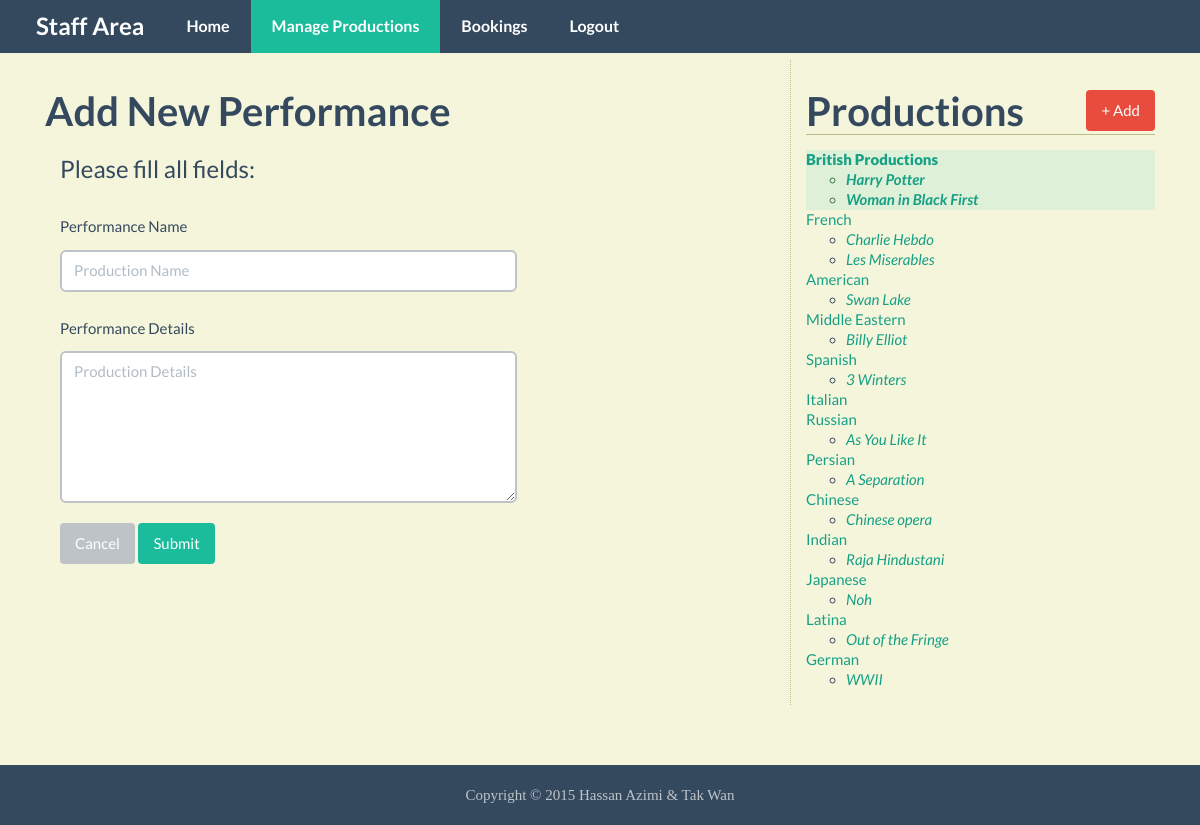
Page /new_performance.php?production=1 (signed in) on the committed database.
### tables this page shows
CREATE TABLE IF NOT EXISTS `Production` (
`production_id` int(11) NOT NULL,
  `production_name` varchar(50) NOT NULL,
  `production_type` varchar(20) DEFAULT NULL
);

CREATE TABLE IF NOT EXISTS `Performance` (
`performance_id` int(11) NOT NULL,
  `production_id` int(11) NOT NULL,
  `performance_name` varchar(50) NOT NULL,
  `details` text
);

### public/new_performance.php (the view, shortened to what this page needs)
<?php require_once("../includes/db_connection.php"); ?>
<?php require_once("../includes/functions.php"); ?>
<?php find_selected_performance(); ?>
<?php include("../includes/layouts/header.php"); ?>
<nav class="navbar navbar-inverse navbar-fixed-top">
	<section class="container">
		<div class="navbar-header">
			<a class="navbar-brand" href="staff.php">Staff Area</a>
		</div>
		<div id="navbar" class="collapse navbar-collapse">
			<ul class="nav navbar-nav">
				<li><a href="staff.php">Home</a></li>
				<li class="active"><a href="manage_content.php">Manage Productions</a></li>
				<li><a href="bookings.php">Bookings</a></li>
				<li><a href="logout.php">Logout</a></li>
		</div>
	</section>
</nav>
<section class="container">
	<section class="main col-lg-8">
		<h3>Add New Performance</h3>
		<form action="new_performance.php?production=<?php echo urldecode($current_production["production_id"]); ?>" method="POST" role="form">
			<fieldset class="col-lg-8">
				<legend>Please fill all fields:</legend>
				<div class="form-group">
					<label for="name">Performance Name</label>
					<input type="text" class="form-control" name="name" id="name" placeholder="Production Name" maxlength="50" required>
				</div>
				<div class="form-group">
					<label for="details">Performance Details</label>
					<textarea class="form-control" name="details" id="details" cols="30" rows="6" placeholder="Production Details" required></textarea>
				</div>
				<a href="manage_content.php?production=<?php echo urlencode($current_production["production_id"]); ?>" class="btn btn-default">Cancel</a>
				<button type="submit" name="submit" class="btn btn-primary">Submit</button>
			</fieldset>
		</form>
	</section>
	<section class="sidebar col-lg-4">
		<h3>Productions <a href="new_performance.php" class="btn btn-danger pull-right">+ Add</a></h3>
		<?php echo navigation($current_production, $current_performance); ?>
	</section>
</section>
<?php include("../includes/layouts/footer.php"); ?>

### includes/functions.php (shortened to what this page needs)
<?php
function find_all_productions() {
	global $connection;
	$query          = "SELECT * FROM Production ORDER BY production_id ASC";
	$production_set = mysqli_query($connection, $query);
	return $production_set;
}
function find_performances_for_production($production_id) {
	global $connection;
	$safe_production_id = mysqli_real_escape_string($connection, $production_id);
	$query              = "SELECT * FROM Performance WHERE production_id = {$safe_production_id} ORDER BY performance_name ASC";
	$performance_set    = mysqli_query($connection, $query);
	return $performance_set;
}
function find_production_by_id($production_id) {
	global $connection;
	$safe_production_id = mysqli_real_escape_string($connection, $production_id);
	$query              = "SELECT * FROM Production WHERE production_id = {$safe_production_id} LIMIT 1";
	$production_set     = mysqli_query($connection, $query);
	if($production = mysqli_fetch_assoc($production_set)) {
		return $production;
	} else {
		return NULL;
	}
}
function navigation($production_array, $performance_array) {
	$output         = "<ul class='list-unstyled'>";
	$production_set = find_all_productions();
	while($production = mysqli_fetch_assoc($production_set)) {
		$output .= "<li";
		if($production_array && $production["production_id"] == $production_array["production_id"]) {
			$output .= " class='selected alert-success'";
		}
		$output .= ">";
		$output .= "<a href='manage_content.php?production=";
		$output .= urlencode($production["production_id"]);
		$output .= "'>";
		$output .= htmlentities($production["production_name"]);
		$output .= "</a>";
		$performance_set = find_performances_for_production($production["production_id"]);
		$output .= "<ul>";
		while($performance = mysqli_fetch_assoc($performance_set)) {
			$output .= "<li";
			$output .= ">";
			$output .= "<a href='manage_content.php?performance=";
			$output .= urlencode($performance["performance_id"]);
			$output .= "'>";
			$output .= htmlentities($performance["performance_name"]);
			$output .= "</a></li>";
		}
		$output .= "</ul></li>";
	}
	$output .= "</ul>";
	return $output;
}
function find_selected_performance() {
	if(isset($_GET["production"])) {
		$current_production  = find_production_by_id($_GET["production"]);
		$current_performance = NULL;
	} elseif(isset($_GET["performance"])) {
		$current_production  = NULL;
		$current_performance = find_performance_by_id($_GET["performance"]);
	} else {
		$current_production  = NULL;
		$current_performance = NULL;
	}
}

### public/css/custom.css (style rules this page uses)
html { position : relative; min-height : 100%; }
body { margin-bottom : 60px; background-color : #F5F5DC; }
body > .container { padding : 60px 15px; }
.sidebar { border-left : 1px dotted #BDBD89; }
.sidebar h3 { border-bottom : 1px solid #BDBD89; }
textarea { resize : vertical; }
.selected { font-weight : 900; }
ul, li { line-height : 20px; font-size : 15px; }
ul > li > ul > li { font-style : italic; }

### rows in the picture
production: value "British Productions"
performance: value "Harry Potter"
performance: value "Woman in Black First"
production: value "French"
performance: value "Charlie Hebdo"
performance: value "Les Miserables"
production: value "American"
performance: value "Swan Lake"
production: value "Middle Eastern"
performance: value "Billy Elliot"
production: value "Spanish"
performance: value "3 Winters"
production: value "Italian"
production: value "Russian"
performance: value "As You Like It"
production: value "Persian"
performance: value "A Separation"
production: value "Chinese"
performance: value "Chinese opera"
production: value "Indian"
performance: value "Raja Hindustani"
production: value "Japanese"
performance: value "Noh"
production: value "Latina"
performance: value "Out of the Fringe"
production: value "German"
performance: value "WWII"
